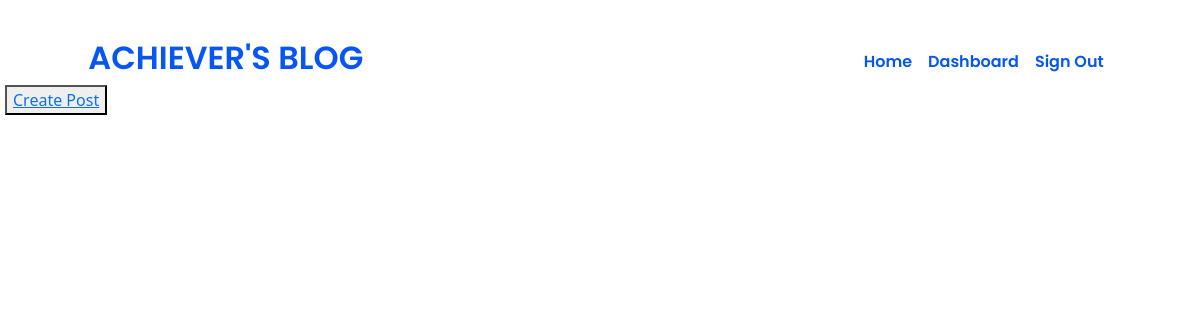
Page /dashboard (signed in) on the earlier database version.
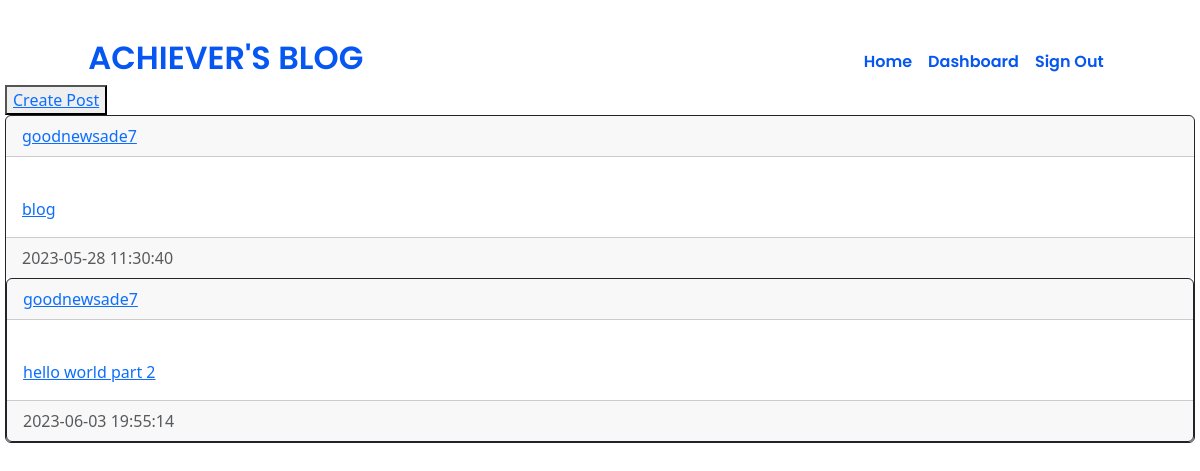
Same page on the later database version.
### website/models.py (models this page shows)
class Post(db.Model):
    id = db.Column(db.Integer, primary_key = True)
    title = db.Column(db.String(150), nullable=False)
    image = db.Column(db.String(150), nullable=False)
    content = db.Column(db.Text, nullable=False)
    date_created = db.Column(db.DateTime(timezone = True), default = func.now())
    author = db.Column(db.Integer, db.ForeignKey("user.id", ondelete="CASCADE"), nullable=False)

class User(db.Model, UserMixin):
    id = db.Column(db.Integer, primary_key = True)
    fullname = db.Column(db.String(150))
    username = db.Column(db.String(150), unique = True)
    password = db.Column(db.String(150))
    date_created = db.Column(db.DateTime(timezone = True), default = func.now())
    posts = db.relationship("Post", backref="user", passive_deletes=True)

### website/views.py (the view)
@views.route("/dashboard")
@login_required
def dashboard():
    posts = Post.query.all()
    return render_template("dashboard.html", user=current_user, posts=posts)

### website/__init__.py (called while the page is built)
def create_app():
    app = Flask(__name__)
    app.config["SECRET_KEY"] = "SECRET KEY"
    app.config["SQLALCHEMY_DATABASE_URI"] = f"sqlite:///{DB_NAME}"
    db.init_app(app)
    from .views import views
    from .auth import auth
    app.register_blueprint(views, url_prefix="/")
    app.register_blueprint(auth, url_prefix="/")
    from .models import User, Post
    with app.app_context():
        db.create_all()
    login_manager = LoginManager()
    login_manager.login_view = "auth.sign_in"
    login_manager.init_app(app)
    @login_manager.user_loader
    def load_user(id):
        return User.query.get(int(id))
    return app

### website/templates/dashboard.html (shortened to what this page needs)
{% extends "base.html" %}
{% block head %}
    <link rel= "stylesheet" type= "text/css" href= "{{ url_for('static',filename='styles/auth.css') }}">
{% endblock %}
{% block nav1 %}
    Home
{% endblock %}
{% block nav2 %}
    Dashboard
{% endblock %}
{% block nav3 %}
    Sign Out
{% endblock %}
{% block content %}
<div id="posts">
  <button type="submit"><a href="/post">Create Post</a></button>
  {% for post in user.posts %}
  <div class="card border-dark">
    <div class="card-header d-flex justify-content-between align-items-center">
      <a href="/posts/{{post.user.username}}">{{post.user.username}}</a>
    </div>
    <div class="card-body">
      <div class="card-text"><a href="/post/{{post.title}}">{{post.title}}</a></div>
    </div>
    <div class="card-footer text-muted">{{post.date_created}}</div>
  {% endfor %}
</div>
{% endblock %}

### website/templates/base.html (shortened to what this page needs)
<!doctype html>
<html>
  <head>
    <link rel="stylesheet" href="https://cdn.jsdelivr.net/npm/bootstrap@5.3.0-alpha3/dist/css/bootstrap.min.css">
    <link rel= "stylesheet" type= "text/css" href= "{{ url_for('static',filename='styles/base.css') }}">
    {% block head %}
    {% endblock %}
  </head>
  <body>
    <div id="container">
      <nav class="navigation navbar navbar-expand-lg">
        <h1 class="logo">ACHIEVER'S BLOG</h1>
        <div class="collapse navbar-collapse nav-links" id="navbarSupportedContent">
          <ul class="navbar-nav ms-auto">
            <li class="nav-item">
                <a class="nav-link" href="/">{% block nav1 %}Home{% endblock %}</a>
              </li>
              {% if user.is_authenticated %}
              <li class="nav-item">
                <a class="nav-link" href="dashboard">{% block nav2 %}Dashboard{% endblock %}</a>
              </li>
              <li class="nav-item">
                <a class="nav-link" href="/signout">{% block nav3 %}Sign Out{% endblock %}</a>
              </li>
              {%endif%}
        </ul>
        </div>
      </nav>
      {% block content %}
      {% endblock %}
    </div>
  </body>
</html>

### website/static/styles/base.css (style rules this page uses)
#container { padding: 15px 5px 20px; color: #0656F1; }
.nav-link { color: #0656F1; }
.logo { font-family: 'Poppins', sans-serif; font-style: normal; font-weight: 600; font-size: 2rem; color: #0656F1; }
.navigation { padding: 2% 7% 0; }
.nav-links { color: #0656F1; font-family: 'Poppins'; font-weight: 600; font-style: normal; }

Differences in the rows shown:
added Post: user.username "goodnewsade7", title "blog", date_created "2023-05-28 11:30:40"
added Post: user.username "goodnewsade7", title "hello world part 2", date_created "2023-06-03 19:55:14"
